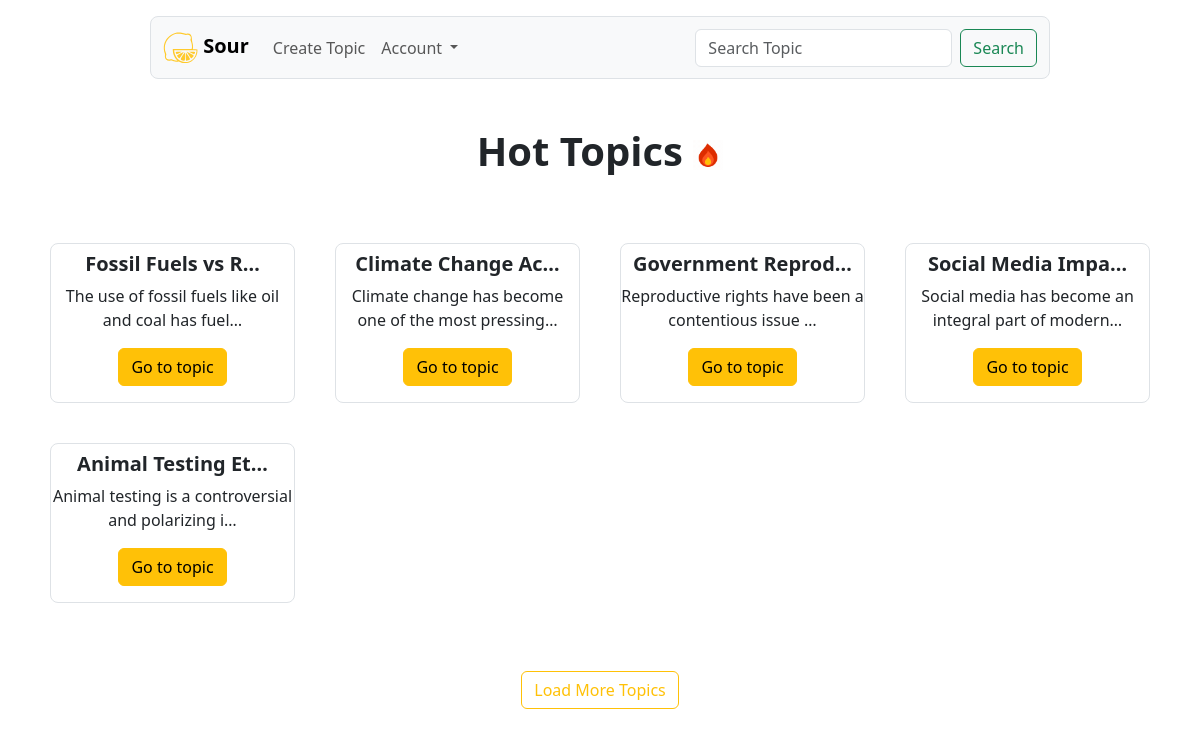
Before: / with the older database file.
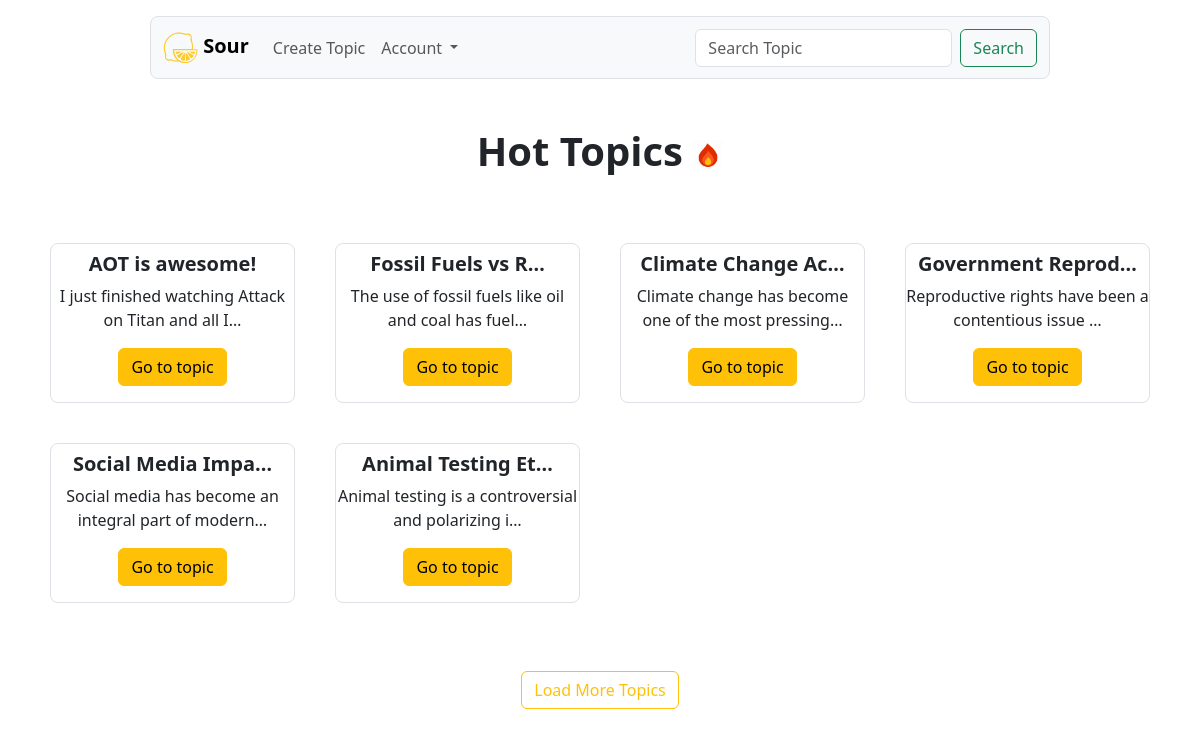
After: the same page with the newer database file.
### sour_acm412/models.py (models this page shows, shortened)
class Topics(models.Model):
    id = models.UUIDField(primary_key=True, default=uuid.uuid4)
    title = models.CharField(max_length=50, unique=True)
    origin_comment = models.CharField(max_length=1000)
    user_id = models.ForeignKey(Users, on_delete=models.CASCADE)
    created_at = models.DateTimeField(default=timezone.now)

### sour_acm412/views.py (the view)
# urls.py: 2. Add a URL to urlpatterns:  path('', Home.as_view(), name='home')
def Home(request):
    context = {
        "authenticated" : False,
        "last_8_topics" : Topics.objects.order_by('-created_at')[:8],
    }
    if "user_id" in request.session:
        context['authenticated'] = True
        context['current_user'] = request.session["user_id"]
    if "logout" in request.POST:
        del request.session["user_id"]
        context['authenticated'] = False
    return render(request, 'home.html', context=context)

### sour_acm412/templates/home.html (shortened to what this page needs)
{% extends 'master.html' %} {% load static %} {% block body_content %}
<nav class="navbar navbar-expand-lg bg-light mx-auto mt-3 mb-5 rounded-3 border w-75">
  <div class="container-fluid">
    <a class="navbar-brand fw-bold" href="/">
      <img src="{% static 'sour.svg' %}" alt="sour icon" width="35"> Sour </a>
    <div class="collapse navbar-collapse" id="navbarSupportedContent">
      <ul class="navbar-nav me-auto mb-2 mb-lg-0">
        <li class="nav-item">
          <a class="nav-link" style="bottom:30px; right: 30px;" data-bs-toggle="modal" data-bs-target="#create-topic-modal" href="#">Create Topic</a>
        </li>
        <li class="nav-item dropdown">
          <a class="nav-link dropdown-toggle" href="#" role="button" data-bs-toggle="dropdown" aria-expanded="false"> Account </a>
        </li>
      </ul>
      <form class="d-flex" role="search">
        <input class="form-control me-2" type="search" placeholder="Search Topic" aria-label="Search">
        <button class="btn btn-outline-success" type="submit">Search</button>
      </form>
    </div>
  </div>
</nav>
<div class="container">
  <h1 class="fw-bold text-center mb-5">Hot Topics <span>
      <img id="flame-gif" src="{% static 'flame.gif' %}" alt="hot topics icon" width="30px">
    </span>
  </h1>
  <div class="row"> {% for topic in last_8_topics %} <div class="col-12 col-sm-12 col-md-6 col-lg-4 col-xl-3 text-center p-1">
      <div class="border rounded-3 m-3">
        <h5 class="m-2 fw-bold">{{ topic.title|truncatechars:"18" }}</h5>
        <p>{{ topic.origin_comment|truncatechars:"51"}}</p>
        <a href="/topic/{{ topic.id }}" class="btn btn-warning mb-3">Go to topic</a>
      </div>
    </div> {% endfor %} </div>
  <button class="btn btn-outline-warning mx-auto my-5 d-block">Load More Topics</button>
</div> {% endblock body_content %}

### sour_acm412/templates/master.html (shortened to what this page needs)
{% load static %}
<!DOCTYPE html>
<html lang="en">
<head>
    <link href="https://cdn.jsdelivr.net/npm/bootstrap@5.3.0-alpha3/dist/css/bootstrap.min.css" rel="stylesheet">
</head>
<body>
    {% block body_content %}{% endblock body_content %}
</body>
</html>

Changed rows visible on the page:
added Topics: title "AOT is awesome!", origin_comment "I just finished watching Attack on Titan and all I…"
